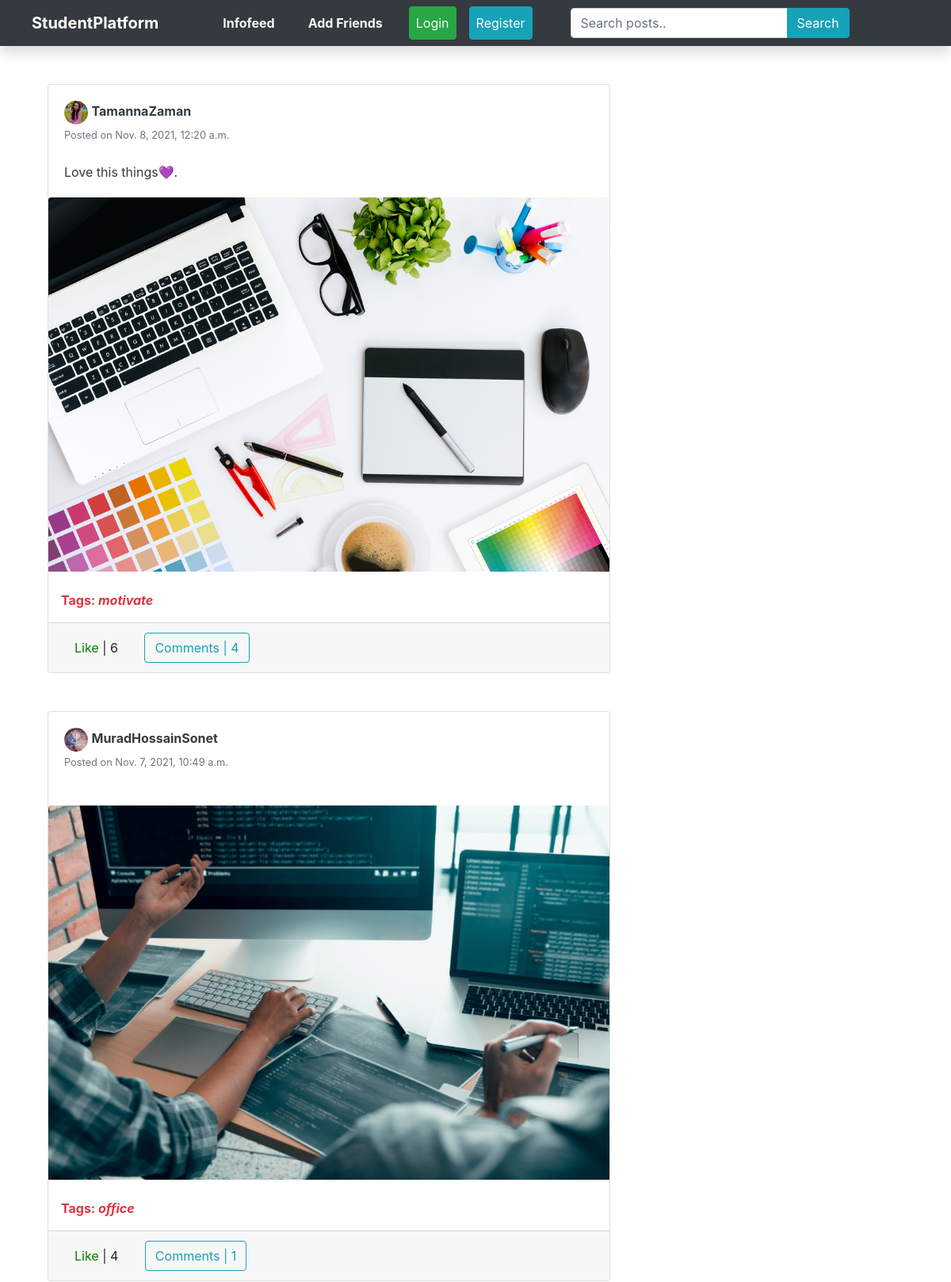
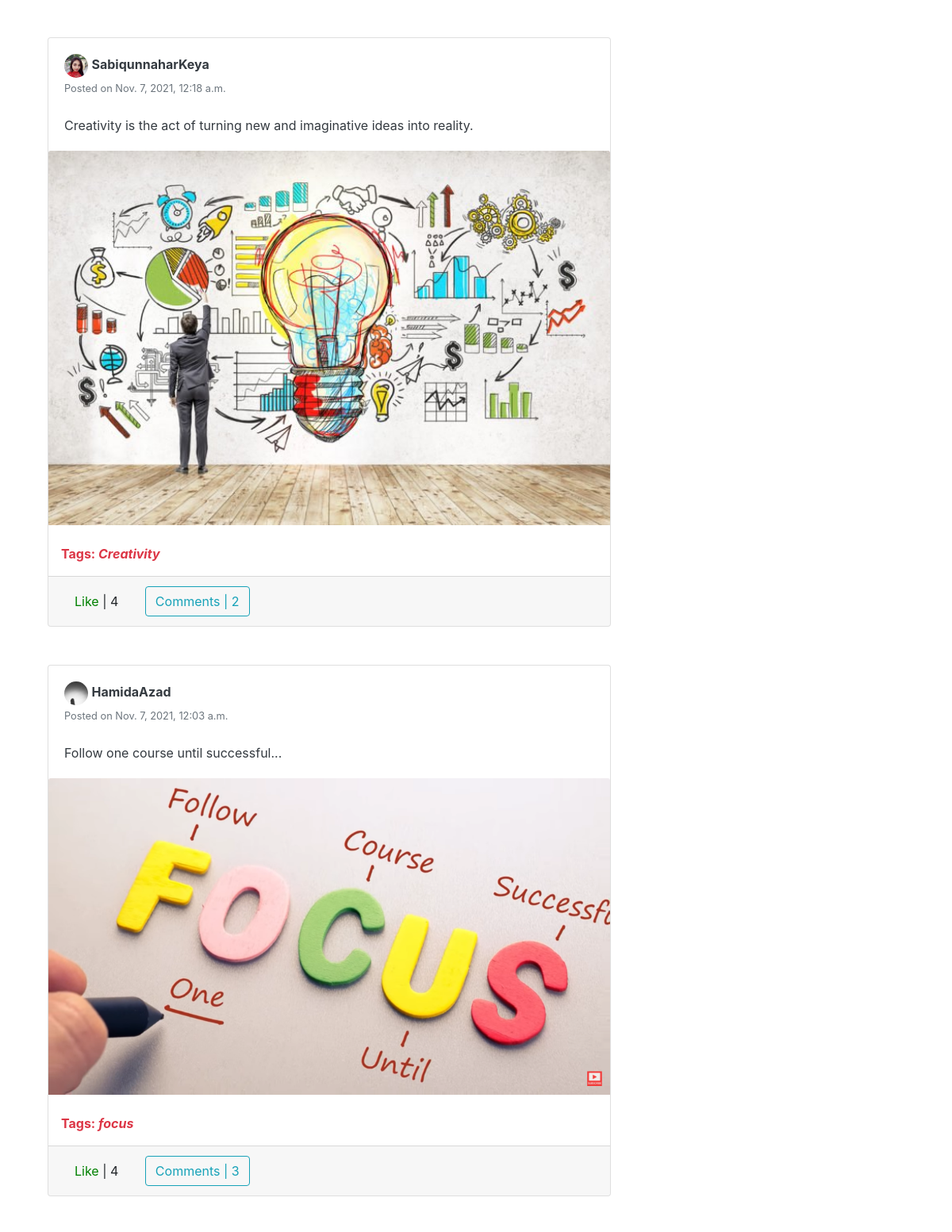
The page / (upper part) on the database its author committed (2 pictures, top to bottom).
### infofeed/models.py (models this page shows, shortened)
class Post(models.Model):
    description = models.CharField(max_length=255, blank=True)
    pic = models.ImageField(upload_to='path/to/img')
    date_posted = models.DateTimeField(default=timezone.now)
    user_name = models.ForeignKey(User, on_delete=models.CASCADE)
    tags = models.CharField(max_length=100, blank=True)

class Profile(models.Model):
    user = models.OneToOneField(User, on_delete=models.CASCADE)
    image = models.ImageField(default='profile_pics/default.png', upload_to='profile_pics/')
    slug = AutoSlugField(populate_from='user')
    bio = models.CharField(max_length=255, blank=True)
    friends = models.ManyToManyField("Profile", blank=True)
    def get_absolute_url(self):
        return "/users/{}".format(self.slug)

### infofeed/views.py (the view)
# urls.py: path('', PostListView.as_view(), name='home'),
class PostListView(ListView):
	model = Post
	template_name = 'feed/home.html'
	context_object_name = 'posts'
	ordering = ['-date_posted']
	paginate_by = 10
	def get_context_data(self, **kwargs):
		context = super(PostListView, self).get_context_data(**kwargs)
		if self.request.user.is_authenticated:
			liked = [i for i in Post.objects.all() if Like.objects.filter(user = self.request.user, post=i)]
			context['liked_post'] = liked
		return context

### infofeed/templates/feed/home.html (shortened to what this page needs)
{% extends "feed/layout.html" %} {% load static %} {% block searchform %}
<form class="my-2 my-lg-0 ml-5 form-inline" action="{% url 'search_posts' %}" method="get">
  <div class="input-group">
    <input class="form-control" name="p" type="text" placeholder="Search posts.." />
    <div class="input-group-append">
      <button class="btn btn-info" type="submit">
        Search
      </button>
    </div>
  </div>
</form>
{% endblock searchform %} {% block content %}
<div class="container">
  <div class="row">
    <div class="col-md-8">
      {% for post in posts %}
      <div class="card card-signin my-5">
        <div class="card-body">
          <a href="{{ post.user_name.profile.get_absolute_url }}"><img src="{{ post.user_name.profile.image.url }}"
              class="rounded-circle" width="30" height="30" alt="" /></a>
          <a class="text-dark" href="{{ post.user_name.profile.get_absolute_url }}"><b>{{ post.user_name }}</b></a>
          <br /><small class="text-muted">Posted on {{ post.date_posted }}</small>
          <br /><br />
          <p class="card-text text-dark">{{ post.description }}</p>
        </div>
        <a href="{% url 'post-detail' post.id %}"><img class="card-img-top" src="{{ post.pic.url }}" alt="" /></a>
        {% if post.tags %}
        <br />
        <p class="text-danger ml-3">
          <b>Tags: <i>{{ post.tags }}</i></b>
        </p>
        {% endif %}
        <div class="card-footer">
          <button class="btn btn-white mr-3 like" id="{{ post.id }}">
            {% if post in liked_post %}
            <a href="{% url 'post-like' %}" style="color: red" id="likebtn{{ post.id }}">
              Unlike</a>
            | {{post.likes.count}} {% else %}
            <a href="{% url 'post-like' %}" style="color: green" id="likebtn{{ post.id }}">
              Like</a>
            | {{post.likes.count}} {% endif %}
          </button>
          <a class="btn btn-outline-info" href="{% url 'post-detail' post.id %}">Comments | {{ post.details.count }}</a>
        </div>
      </div>
      {% endfor %}
    </div>
  </div>
</div>
  {% endblock content %}

### infofeed/templates/feed/layout.html (shortened to what this page needs)
{% load static %}
<!DOCTYPE html>
<html>
<head>
  <link rel="stylesheet" href="https://maxcdn.bootstrapcdn.com/bootstrap/4.5.2/css/bootstrap.min.css">
  <link rel="stylesheet" href="https://maxcdn.bootstrapcdn.com/bootstrap/4.0.0/css/bootstrap.min.css" />
  <link rel="stylesheet" type="text/css" href="https://dl.dropboxusercontent.com/s/ecyb1drs5j1jyjf/styles.css?dl=0" />
</head>
<body>
  <nav class="navbar navbar-expand-lg navbar-dark shadow bg-dark sticky-top">
    <a class="navbar-brand ml-4 mr-4" href="{% url 'home' %}">
      <b>StudentPlatform</b>
    </a>
    <div class="collapse navbar-collapse" id="navbarNavAltMarkup">
      <div class="navbar-nav">
        <a class="nav-item nav-link btn btn-dark ml-5 text-light" href="{% url 'home' %}">
          <dt>Infofeed</dt>
        </a>
        <a class="nav-item nav-link btn btn-dark ml-4 text-light" href="{% url 'users_list' %}">
          <dt>Add Friends</dt>
        </a>
        {% if user.is_authenticated %}
        <a class="nav-item nav-link btn btn-dark ml-4 text-light" href="{% url 'friend_list' %}">
          <dt>Friends</dt>
        </a>
        <a class="nav-item nav-link btn btn-dark ml-4 text-light" href="{% url 'my_profile' %}">
          <dt>Profile</dt>
        </a>
        <a class="nav-item nav-link btn btn-dark ml-4 text-light" href="{% url 'post-create' %}">
          <dt>Post</dt>
        </a>
        <a class="nav-item nav-link btn btn-danger ml-5 text-light" href="{% url 'logout' %}">
          Logout
        </a>
        {% else %}
        <a class="nav-item nav-link btn btn-success ml-4 text-light" href="{% url 'login' %}">
          Login
        </a>
        <a class="nav-item nav-link btn btn-info ml-3 text-light" href="{% url 'register' %} ">
          Register
        </a>
        {% endif %} {% block searchform %}{% endblock searchform %}
      </div>
    </div>
  </nav>
  <div class="container">
    {% block content %}{% endblock content %}</div>
</body>
</html>

### rows shown on the page
Post: user_name.profile.image (picture), user_name "TamannaZaman", date_posted "Nov. 8, 2021, 12:20 a.m.", description "Love this things💜.", pic (picture), tags "motivate", likes.count "6", details.count "4"
Post: user_name.profile.image (picture), user_name "MuradHossainSonet", date_posted "Nov. 7, 2021, 10:49 a.m.", pic (picture), tags "office", likes.count "4", details.count "1"
Post: user_name.profile.image (picture), user_name "SabiqunnaharKeya", date_posted "Nov. 7, 2021, 12:18 a.m.", description "Creativity is the act of turning new and imaginative ideas into reality.", pic (picture), tags "Creativity", likes.count "4", details.count "2"
Post: user_name.profile.image (picture), user_name "HamidaAzad", date_posted "Nov. 7, 2021, 12:03 a.m.", description "Follow one course until successful...", pic (picture), tags "focus", likes.count "4", details.count "3"
